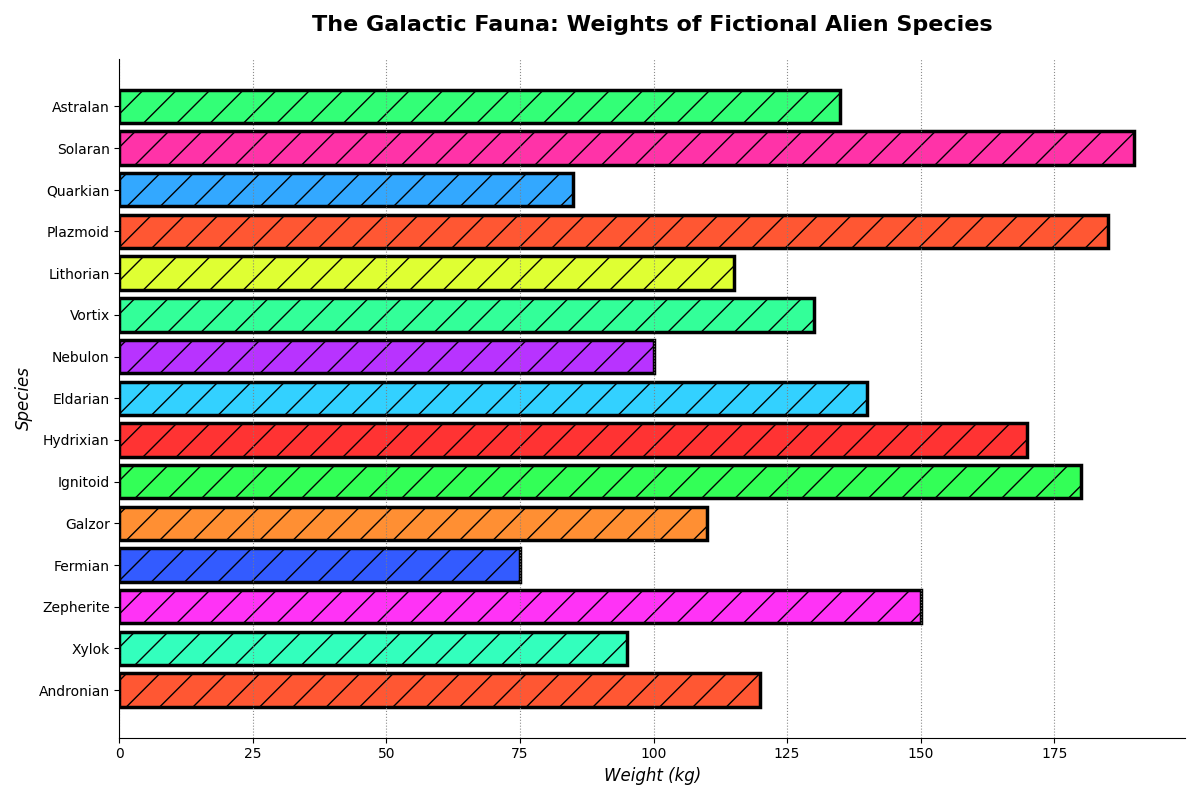

This figure's Python source:
import matplotlib.pyplot as plt
import numpy as np

species = ["Andronian", "Xylok", "Zepherite", "Fermian", "Galzor",
           "Ignitoid", "Hydrixian", "Eldarian", "Nebulon", "Vortix",
           "Lithorian", "Plazmoid", "Quarkian", "Solaran", "Astralan"]

weights = np.array([120, 95, 150, 75, 110, 180, 170, 140, 100, 130,
                    115, 185, 85, 190, 135])

# Define a new set of colors
new_colors = ['#FF5733', '#33FFBD', '#FF33F6', '#335BFF', '#FF8F33', 
              '#33FF57', '#FF3333', '#33D1FF', '#B833FF', '#33FF99',
              '#DFFF33', '#FF5733', '#33A8FF', '#FF33A8', '#33FF77']

fig, ax = plt.subplots(figsize=(12, 8))
bar = ax.barh(species, weights, color=new_colors, edgecolor='k', linewidth=2.5, hatch='/')

# Randomly altered stylistic elements
ax.set_title("The Galactic Fauna: Weights of Fictional Alien Species", fontsize=16, fontweight='bold', pad=20)
ax.set_xlabel("Weight (kg)", fontsize=12, fontstyle='italic')
ax.set_ylabel("Species", fontsize=12, fontstyle='italic')

# Change grid style
ax.grid(True, axis='x', linestyle=':', color='gray', alpha=0.9)

# Change border visibility
ax.spines['top'].set_visible(False)
ax.spines['right'].set_visible(False)

# Removing the grid on y-axis
ax.yaxis.grid(False)

plt.tight_layout()
plt.show()
